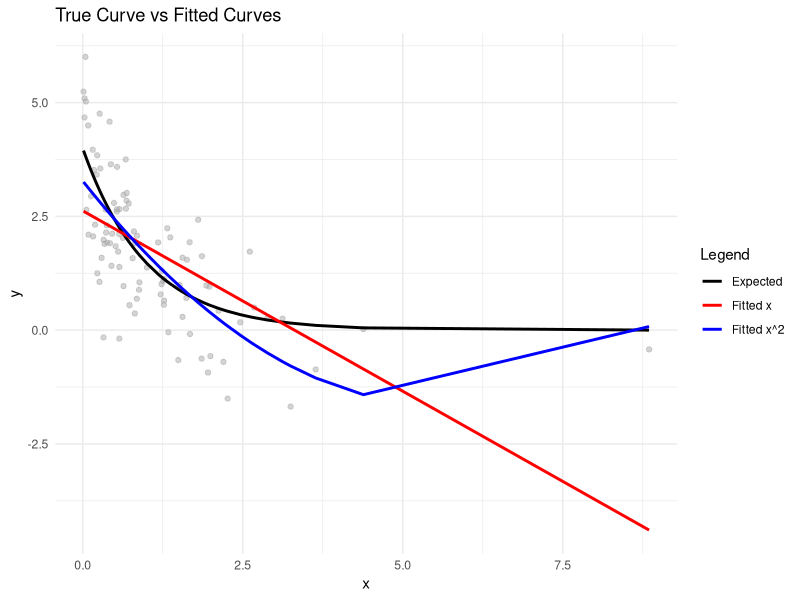
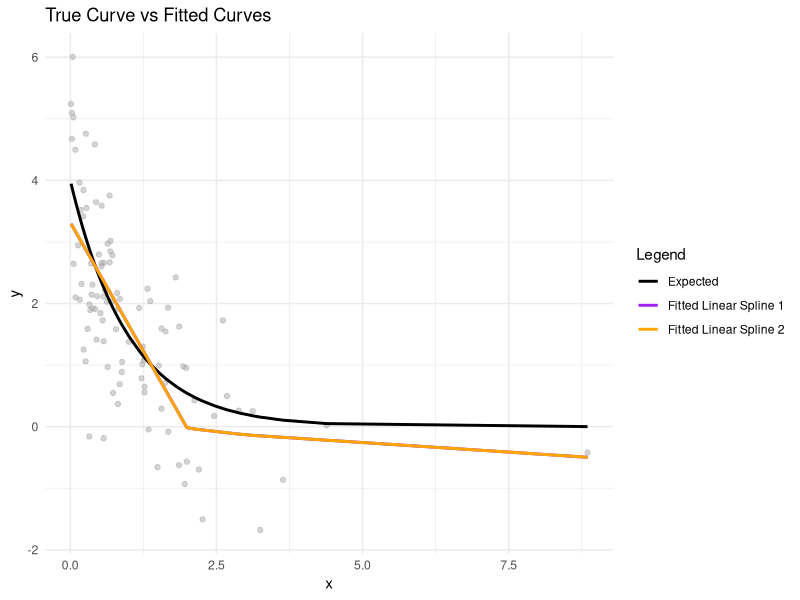

Here is the R script that generated these plots, in order:
## ---- chunk 1
library(tidyverse)
library(stringr)
library(lubridate)
library(splines)
## ---- chunk 2
x <- rexp(100)
y_expected <- 4*exp(-x)
y <- 4*exp(-x)+rnorm(100)
y_x = data.frame(cbind(x, y_expected, y))

y_model_x <- lm(y ~ x, y_x)
y_model_x_squared <- lm(y ~ x + I(x^2), y_x)

y_x$y_fitted_x <- predict(y_model_x, y_x)
y_x$y_fitted_x_squared <- predict(y_model_x_squared, y_x)
## ---- chunk 3
ggplot(y_x, aes(x = x)) +
  geom_point(aes(y = y), color = "darkgrey", alpha = 0.5) +
  geom_line(aes(y = y_expected, color = "Expected"), size = 1) +
  geom_line(aes(y = y_fitted_x, color = "Fitted x"), size = 1) +
  geom_line(aes(y = y_fitted_x_squared, color = "Fitted x^2"), size = 1) +
  labs(title = "True Curve vs Fitted Curves",
       x = "x",
       y = "y",
       color = "Legend") +
  scale_color_manual(values = c("Expected" = "black", 
                                "Fitted x" = "red", 
                                "Fitted x^2" = "blue")) +
  theme_minimal()
## ---- chunk 4
summary(y_model_x_squared)
## ---- chunk 5
y_model_x_linear_spline_1 <- lm(y ~ pmin(x,2) + pmax(pmin(x,3),2) + pmax(x,3), data = y_x)
y_model_x_linear_spline_2 <- lm(y ~ x + pmax(x,2) + pmax(x,3), data = y_x)

y_x$y_fitted_x_linear_spline_1 <- predict(y_model_x_linear_spline_1, y_x)
y_x$y_fitted_x_linear_spline_2 <- predict(y_model_x_linear_spline_2, y_x)
## ---- chunk 6
ggplot(y_x, aes(x = x)) +
  geom_point(aes(y = y), color = "darkgrey", alpha = 0.5) +
  geom_line(aes(y = y_expected, color = "Expected"), size = 1) +
  geom_line(aes(y = y_fitted_x_linear_spline_1, color = "Fitted Linear Spline 1"), size = 1) +
  geom_line(aes(y = y_fitted_x_linear_spline_2, color = "Fitted Linear Spline 2"), size = 1) +
  labs(title = "True Curve vs Fitted Curves",
       x = "x",
       y = "y",
       color = "Legend") +
  scale_color_manual(values = c("Expected" = "black", 
                                "Fitted Linear Spline 1" = "purple", 
                                "Fitted Linear Spline 2" = "orange")) +
  theme_minimal()
## ---- chunk 7
summary(y_model_x_linear_spline_1)
## ---- chunk 8
summary(y_model_x_linear_spline_2)
